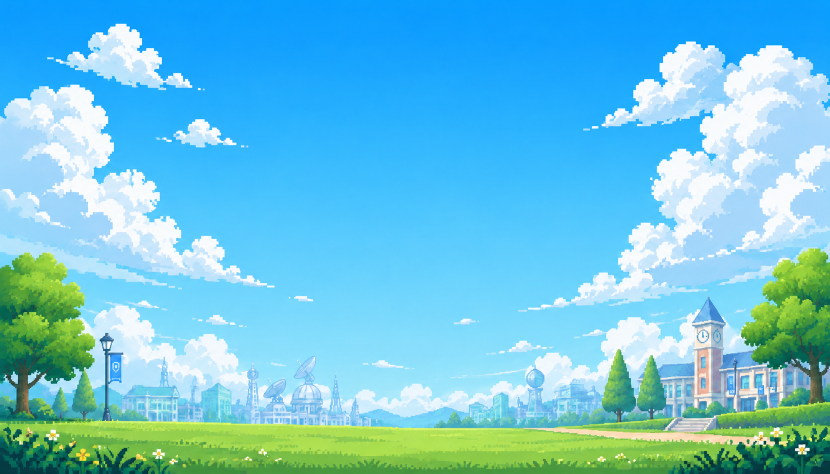
#> input picture background_animation_8frames/frame_01.png, 1659 x 948 px, found by its file name (shown at 1/2 size)
$ python process_bg.py
#> lines starting #> are read from the running program, lines starting #| are printed output that depends on the picture
from PIL import Image
import os

SRC_DIR = 'background_animation_8frames'
OUT_DIR = 'assets/images/backgrounds'
TILES_SRC = '图/腾讯.png'
TILES_OUT = 'assets/images/tiles'
CANVAS_W = 1920
CANVAS_H = 1080

os.makedirs(OUT_DIR, exist_ok=True)
os.makedirs(TILES_OUT, exist_ok=True)

frames = sorted([f for f in os.listdir(SRC_DIR) if f.endswith('.png')])
print(f'找到 {len(frames)} 帧背景')
for i, fname in enumerate(frames):
    img = Image.open(os.path.join(SRC_DIR, fname)).convert('RGBA')
    w, h = img.size
#> w = 1659; h = 948
    scale = max(CANVAS_W / w, CANVAS_H / h)
#> scale = 1.16
    new_w = int(w * scale)
#> new_w = 1920
    new_h = int(h * scale)
#> new_h = 1097
    img = img.resize((new_w, new_h), Image.LANCZOS)
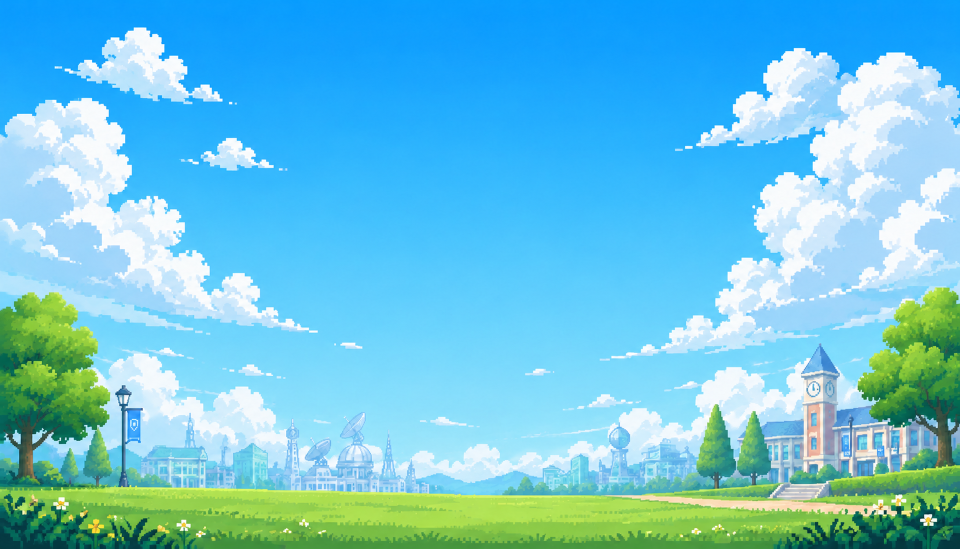
#> img: PIL image 1920x1097 RGBA (shown at 1/2 size); mean R, G, B, A 108.8, 195.8, 221.2, 255
    left = (new_w - CANVAS_W) // 2
#> left = 0
    top = (new_h - CANVAS_H) // 2
#> top = 8
    img = img.crop((left, top, left + CANVAS_W, top + CANVAS_H))
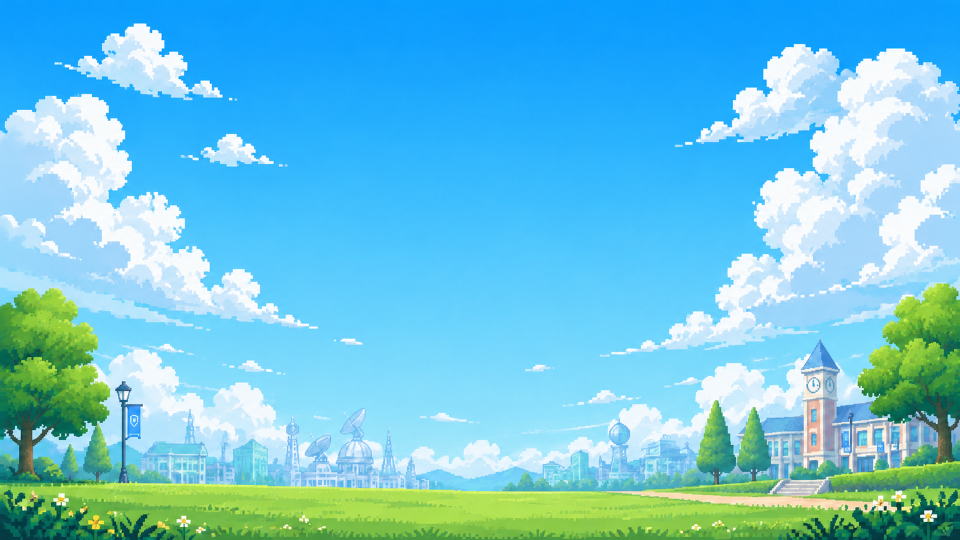
#> img: PIL image 1920x1080 RGBA (shown at 1/2 size); mean R, G, B, A 110.1, 196.8, 222.3, 255
    out_name = f'bg_frame_{i+1:02d}.png'
    img.save(os.path.join(OUT_DIR, out_name))
    print(f'  {out_name}: {img.size} (from {w}x{h})')
#|   bg_frame_01.png: (1920, 1080) (from 1659x948)
#> pass 2 of the loop `for i, fname in enumerate(frames):`:
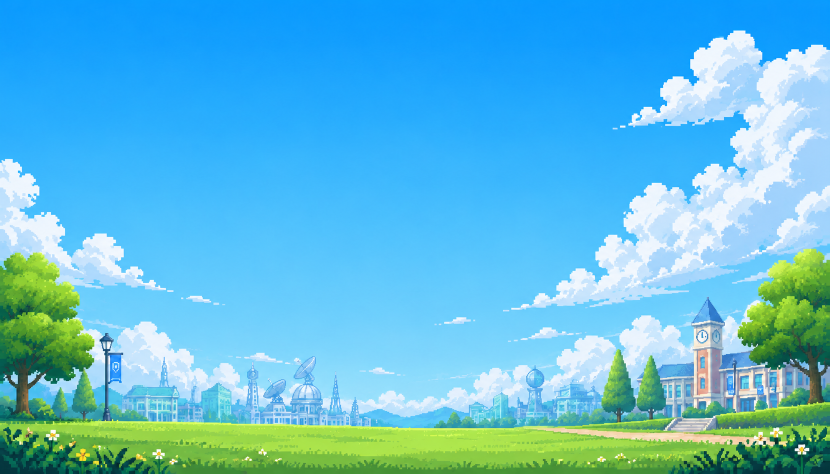
#> input picture background_animation_8frames/frame_02.png, 1659 x 948 px, found by its file name (shown at 1/2 size)
#> `img = img.resize((new_w, new_h), Image.LANCZOS)`:
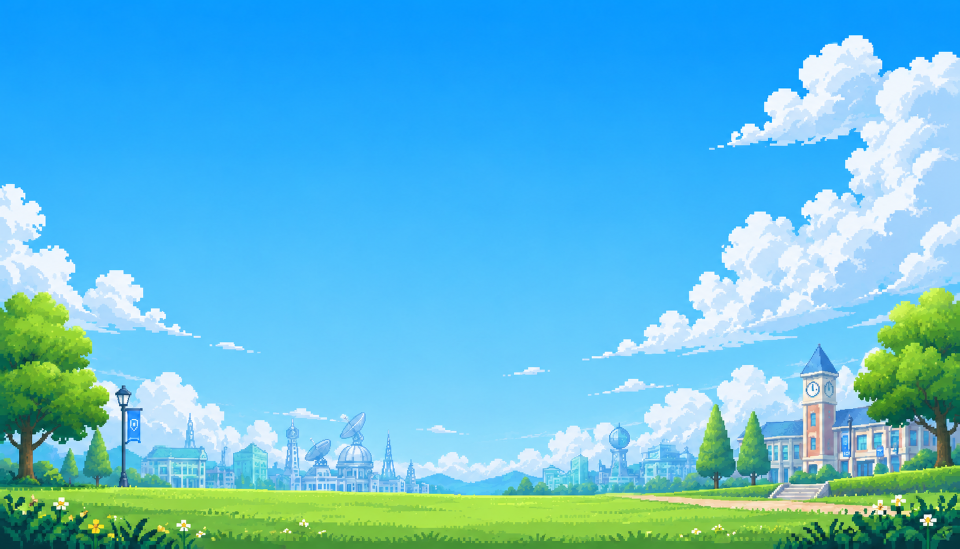
#> img: PIL image 1920x1097 RGBA (shown at 1/2 size); mean R, G, B, A 95.1, 187.6, 219.7, 255
#> `img = img.crop((left, top, left + CANVAS_W, top + CANVAS_H))`:
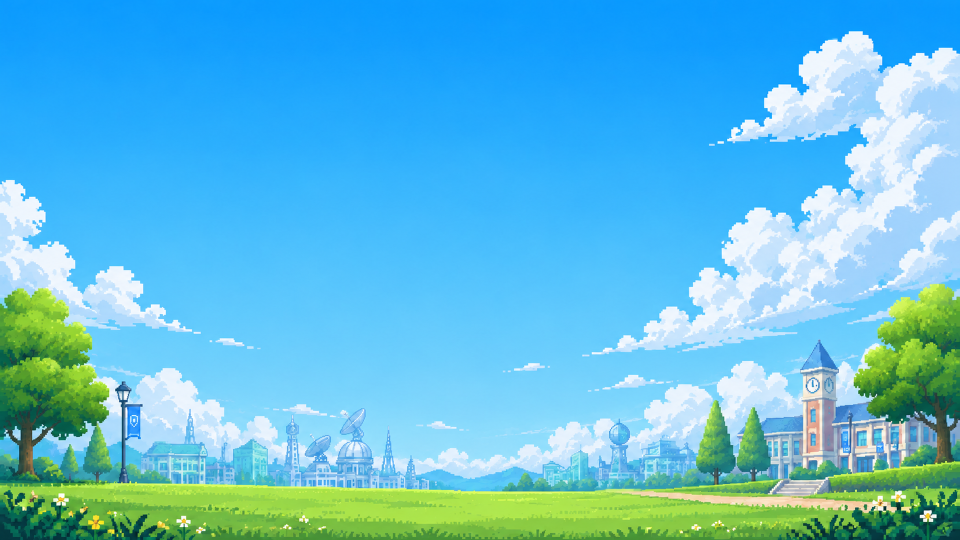
#> img: PIL image 1920x1080 RGBA (shown at 1/2 size); mean R, G, B, A 96.1, 188.5, 220.8, 255
#|   bg_frame_02.png: (1920, 1080) (from 1659x948)
#> pass 3 of the loop `for i, fname in enumerate(frames):`:
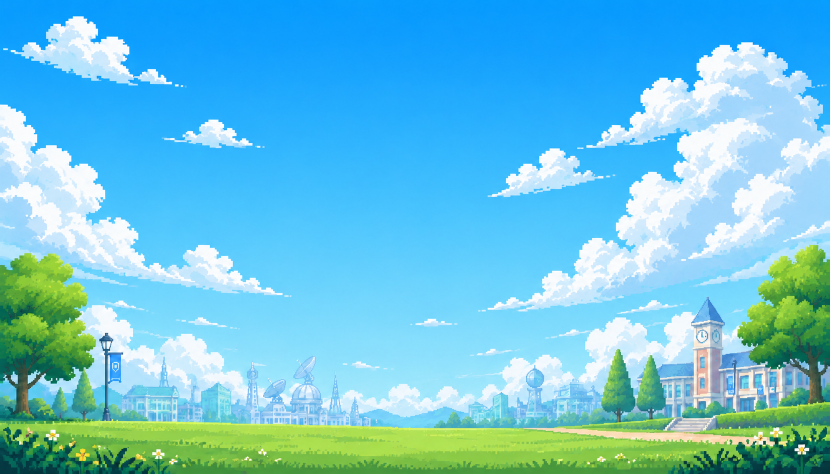
#> input picture background_animation_8frames/frame_03.png, 1659 x 948 px, found by its file name (shown at 1/2 size)
#> `img = img.resize((new_w, new_h), Image.LANCZOS)`:
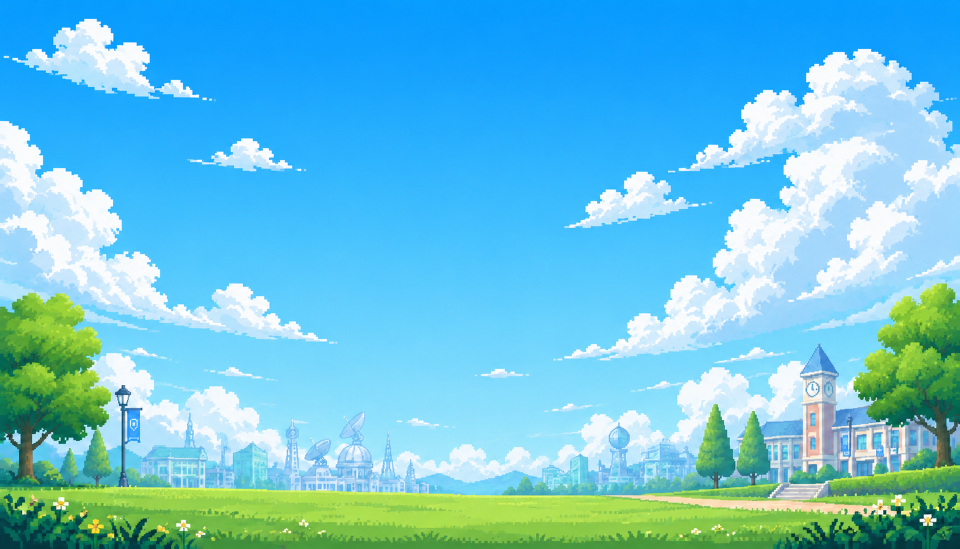
#> img: PIL image 1920x1097 RGBA (shown at 1/2 size); mean R, G, B, A 106.6, 194.7, 220.9, 255
#> `img = img.crop((left, top, left + CANVAS_W, top + CANVAS_H))`:
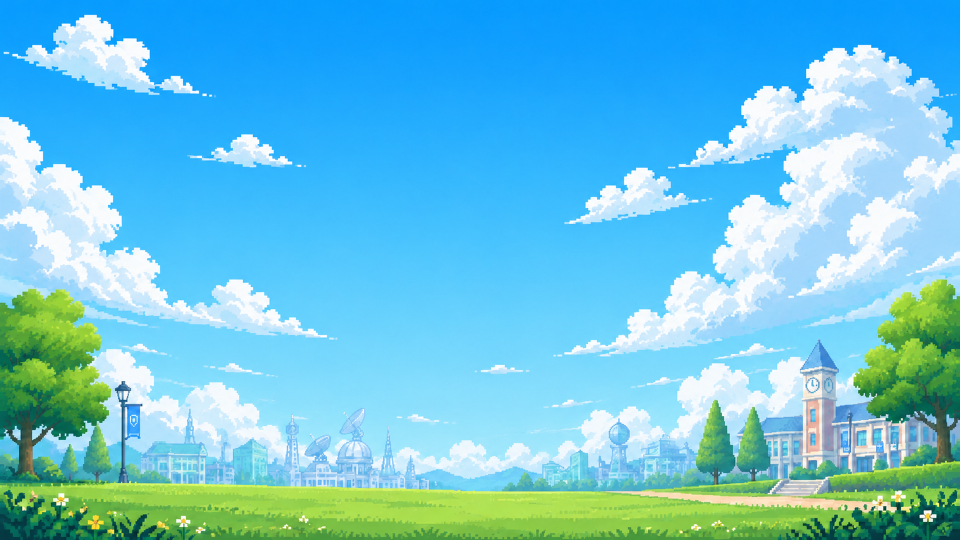
#> img: PIL image 1920x1080 RGBA (shown at 1/2 size); mean R, G, B, A 107.9, 195.6, 222, 255
#|   bg_frame_03.png: (1920, 1080) (from 1659x948)

tiles = Image.open(TILES_SRC).convert('RGBA')
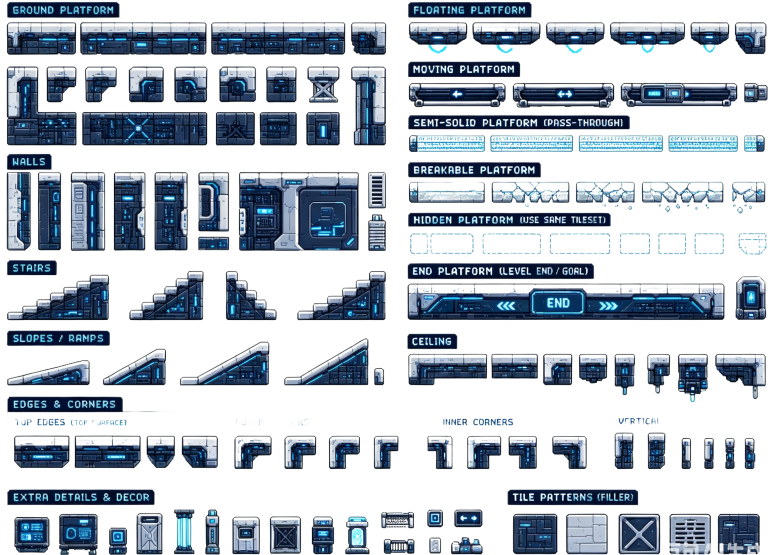
#> input picture 图/腾讯.png, 2304 x 1664 px, found by its file name (shown at 1/3 size)
#> tiles is the input picture: PIL image 2304x1664 RGBA; mean R, G, B, A 41.2, 50.7, 60.9, 101.9
tiles.save(os.path.join(TILES_OUT, 'platform_tiles.png'))
print(f'瓦片集: {tiles.size} -> platform_tiles.png')
#| 瓦片集: (2304, 1664) -> platform_tiles.png
print('背景和瓦片集处理完成')
